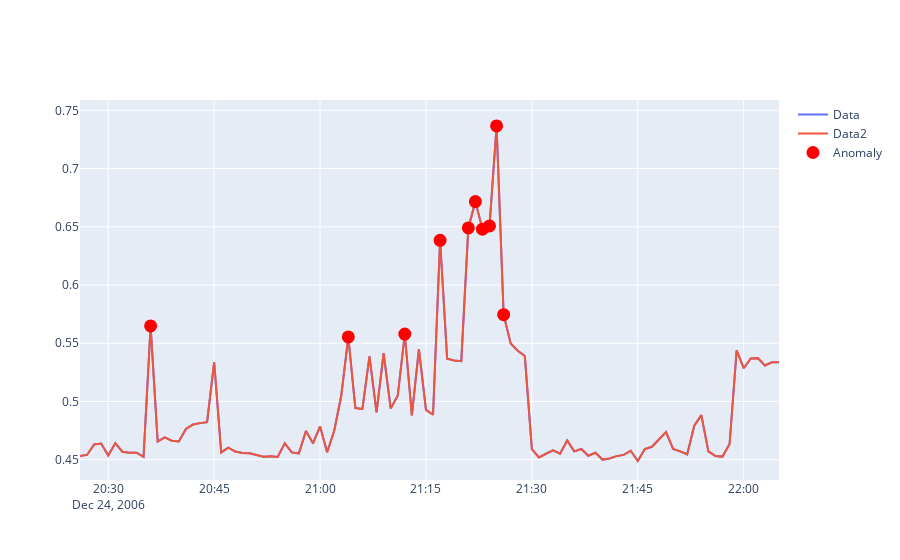

The code cell stored with this chart in its notebook:
### Code cell
### Plots ########

from plotly.offline import download_plotlyjs, init_notebook_mode, plot, iplot
# import matplotlib.pyplot as plt
# from matplotlib import pyplot
import plotly.graph_objects as go

plot_data=go.Scatter(name='Data',showlegend=True,x=date_time_list, y=anomalyScores_list)
plot_data2=go.Scatter(name='Data2',showlegend=True,x=date_time_list, y=anomalyScores_list)

anomalies_map = go.Scatter(name="Anomaly",
                               showlegend=True,
                               x=anomaly_date,
                               y=pred_list,
                               mode='markers',
                               marker=dict(color="red",
                                           size=11,
                                           line=dict(
                                               color="red",
                                               width=2)))
fig=go.Figure(data=[plot_data,plot_data2,anomalies_map])
fig.show()
